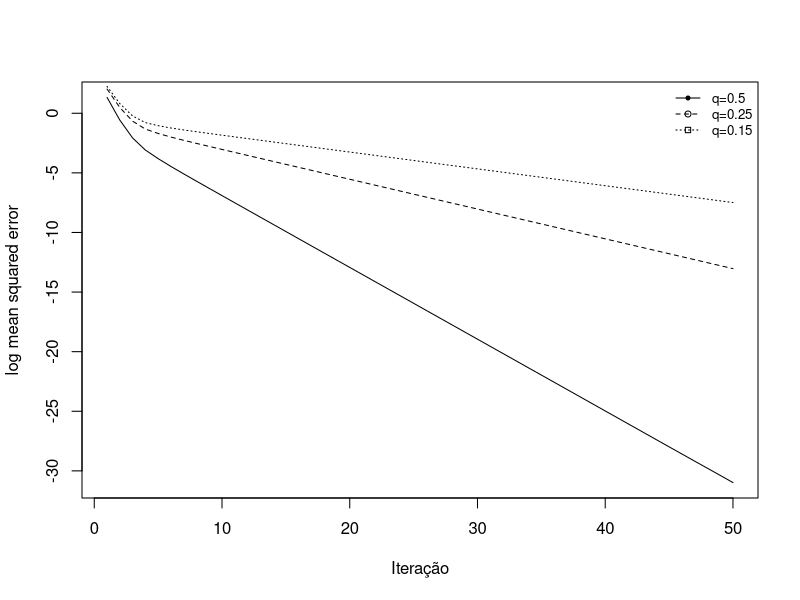

The R source for this figure:
#initialized
pdf(file="convergence.pdf", height=5, width=5)

x <- c(1, 2, 3, 4, 5, 6, 7, 8, 9, 10, 11, 12, 13, 14, 15, 16, 17, 18, 19, 20, 21, 22, 23, 24, 25, 26, 27, 28, 29, 30, 31, 32, 33, 34, 35, 36, 37, 38, 39, 40, 41, 42, 43, 44, 45, 46, 47, 48, 49, 50)
y <- log10(c(21.434, 0.267369, 0.00852044, 0.000819905, 0.000156296, 3.45752e-05, 8.2527e-06, 2.01245e-06, 4.98201e-07, 1.23788e-07, 3.08469e-08, 7.69486e-09, 1.92161e-09, 4.7991e-10, 1.19933e-10, 2.99663e-11, 7.49083e-12, 1.87205e-12, 4.68017e-13, 1.16977e-13, 2.92456e-14, 7.31019e-15, 1.82766e-15, 4.56858e-16, 1.14222e-16, 2.85526e-17, 7.13858e-18, 1.78451e-18, 4.46152e-19, 1.11531e-19, 2.78841e-20, 6.97064e-21, 1.74274e-21, 4.35669e-22, 1.08921e-22, 2.7229e-23, 6.80756e-24, 1.70185e-24, 4.2549e-25, 1.06377e-25, 2.65973e-26, 6.6511e-27, 1.66229e-27, 4.15443e-28, 1.03925e-28, 2.61259e-29, 6.56344e-30, 1.65806e-30, 4.1908e-31, 1.04096e-31))
#lines(x, y, type="o", lty=1, pch=20)

plot(x, y, type="l", xlab="Iteração", ylab="log mean squared error", lty=1, pch=20)

y <- log10(c(108.509, 3.0455, 0.218369, 0.0472799, 0.0202788, 0.0100935, 0.00542071, 0.00297418, 0.00165665, 0.000926158, 0.000519279, 0.000291456, 0.000163765, 9.20233e-05, 5.17439e-05, 2.90895e-05, 1.63612e-05, 9.19996e-06, 5.17502e-06, 2.91026e-06, 1.6371e-06, 9.20718e-07, 5.17935e-07, 2.91302e-07, 1.63868e-07, 9.21668e-08, 5.18469e-08, 2.91617e-08, 1.64043e-08, 9.22684e-09, 5.19035e-09, 2.91942e-09, 1.64224e-09, 9.23721e-10, 5.19612e-10, 2.92271e-10, 1.64408e-10, 9.24763e-11, 5.20194e-11, 2.92601e-11, 1.64592e-11, 9.25807e-12, 5.20779e-12, 2.92931e-12, 1.64777e-12, 9.26852e-13, 5.21364e-13, 2.93262e-13, 1.64963e-13, 9.27897e-14))
lines(x, y, type="l", lty=2, pch=21)

y <- log10(c(179.019, 6.45363, 0.594365, 0.165292, 0.0910615, 0.0582169, 0.0401586, 0.0283012, 0.020248, 0.0145396, 0.0104709, 0.00754871, 0.00544797, 0.00393213, 0.00283991, 0.00205067, 0.00148146, 0.00106998, 0.00077307, 0.000558411, 0.000403472, 0.00029146, 0.000210593, 0.000152134, 0.000109924, 7.94124e-05, 5.73788e-05, 4.14531e-05, 2.99514e-05, 2.16385e-05, 1.56346e-05, 1.12954e-05, 8.16128e-06, 5.89627e-06, 4.26021e-06, 3.07788e-06, 2.22385e-06, 1.60667e-06, 1.16086e-06, 8.38695e-07, 6.05973e-07, 4.37803e-07, 3.16321e-07, 2.28536e-07, 1.65121e-07, 1.19297e-07, 8.6194e-08, 6.22739e-08, 4.49937e-08, 3.25073e-08))
lines(x, y, type="l", lty=3, pch=22)

legend("topright", c("q=0.5", "q=0.25", "q=0.15"), cex=0.8, lty=1:4, pch=20:24, lwd=1, bty="n")

dev.off()
